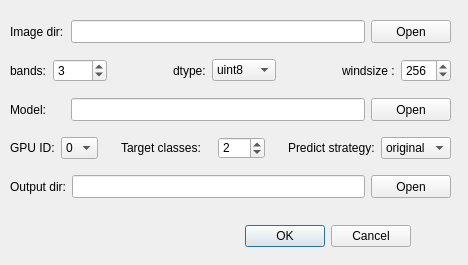
<?xml version="1.0" encoding="UTF-8"?>
<ui version="4.0">
 <class>Dialog_predict_multiclass_batch</class>
 <widget class="QDialog" name="Dialog_predict_multiclass_batch">
  <property name="geometry">
   <rect>
    <x>0</x>
    <y>0</y>
    <width>468</width>
    <height>265</height>
   </rect>
  </property>
  <property name="windowTitle">
   <string>Batch classify mulitclass</string>
  </property>
  <widget class="QDialogButtonBox" name="buttonBox">
   <property name="geometry">
    <rect>
     <x>180</x>
     <y>220</y>
     <width>231</width>
     <height>32</height>
    </rect>
   </property>
   <property name="orientation">
    <enum>Qt::Horizontal</enum>
   </property>
   <property name="standardButtons">
    <set>QDialogButtonBox::Cancel|QDialogButtonBox::Ok</set>
   </property>
  </widget>
  <widget class="QWidget" name="layoutWidget">
   <property name="geometry">
    <rect>
     <x>10</x>
     <y>10</y>
     <width>441</width>
     <height>201</height>
    </rect>
   </property>
   <layout class="QVBoxLayout" name="verticalLayout">
    <item>
     <layout class="QHBoxLayout" name="horizontalLayout_8">
      <item>
       <widget class="QLabel" name="label_6">
        <property name="minimumSize">
         <size>
          <width>55</width>
          <height>23</height>
         </size>
        </property>
        <property name="text">
         <string>Image dir:</string>
        </property>
       </widget>
      </item>
      <item>
       <widget class="QLineEdit" name="lineEdit_images_dir">
        <property name="minimumSize">
         <size>
          <width>201</width>
          <height>23</height>
         </size>
        </property>
       </widget>
      </item>
      <item>
       <widget class="QPushButton" name="pushButton_image">
        <property name="minimumSize">
         <size>
          <width>0</width>
          <height>23</height>
         </size>
        </property>
        <property name="text">
         <string>Open</string>
        </property>
       </widget>
      </item>
     </layout>
    </item>
    <item>
     <layout class="QHBoxLayout" name="horizontalLayout_4">
      <item>
       <widget class="QLabel" name="label_8">
        <property name="text">
         <string>bands:</string>
        </property>
       </widget>
      </item>
      <item>
       <widget class="QSpinBox" name="spinBox_bands">
        <property name="sizePolicy">
         <sizepolicy hsizetype="Preferred" vsizetype="Preferred">
          <horstretch>0</horstretch>
          <verstretch>0</verstretch>
         </sizepolicy>
        </property>
        <property name="minimumSize">
         <size>
          <width>47</width>
          <height>22</height>
         </size>
        </property>
        <property name="minimum">
         <number>1</number>
        </property>
        <property name="maximum">
         <number>1000</number>
        </property>
        <property name="value">
         <number>3</number>
        </property>
       </widget>
      </item>
      <item>
       <spacer name="horizontalSpacer_3">
        <property name="orientation">
         <enum>Qt::Horizontal</enum>
        </property>
        <property name="sizeHint" stdset="0">
         <size>
          <width>40</width>
          <height>20</height>
         </size>
        </property>
       </spacer>
      </item>
      <item>
       <widget class="QLabel" name="label_9">
        <property name="text">
         <string>dtype:</string>
        </property>
       </widget>
      </item>
      <item>
       <widget class="QComboBox" name="comboBox_dtype">
        <item>
         <property name="text">
          <string>uint8</string>
         </property>
        </item>
        <item>
         <property name="text">
          <string>uint10</string>
         </property>
        </item>
        <item>
         <property name="text">
          <string>uint16</string>
         </property>
        </item>
        <item>
         <property name="text">
          <string>float</string>
         </property>
        </item>
       </widget>
      </item>
      <item>
       <spacer name="horizontalSpacer_4">
        <property name="orientation">
         <enum>Qt::Horizontal</enum>
        </property>
        <property name="sizeHint" stdset="0">
         <size>
          <width>40</width>
          <height>20</height>
         </size>
        </property>
       </spacer>
      </item>
      <item>
       <widget class="QLabel" name="label_3">
        <property name="minimumSize">
         <size>
          <width>33</width>
          <height>0</height>
         </size>
        </property>
        <property name="text">
         <string>windsize :</string>
        </property>
       </widget>
      </item>
      <item>
       <widget class="QSpinBox" name="spinBox_windsize">
        <property name="sizePolicy">
         <sizepolicy hsizetype="Preferred" vsizetype="Preferred">
          <horstretch>0</horstretch>
          <verstretch>23</verstretch>
         </sizepolicy>
        </property>
        <property name="minimumSize">
         <size>
          <width>50</width>
          <height>0</height>
         </size>
        </property>
        <property name="maximumSize">
         <size>
          <width>50</width>
          <height>23</height>
         </size>
        </property>
        <property name="maximum">
         <number>1000</number>
        </property>
        <property name="singleStep">
         <number>2</number>
        </property>
        <property name="value">
         <number>256</number>
        </property>
       </widget>
      </item>
     </layout>
    </item>
    <item>
     <layout class="QHBoxLayout" name="horizontalLayout_7">
      <item>
       <widget class="QLabel" name="label_5">
        <property name="minimumSize">
         <size>
          <width>55</width>
          <height>23</height>
         </size>
        </property>
        <property name="text">
         <string>Model:</string>
        </property>
       </widget>
      </item>
      <item>
       <widget class="QLineEdit" name="lineEdit_model">
        <property name="minimumSize">
         <size>
          <width>201</width>
          <height>23</height>
         </size>
        </property>
       </widget>
      </item>
      <item>
       <widget class="QPushButton" name="pushButton_model">
        <property name="minimumSize">
         <size>
          <width>0</width>
          <height>23</height>
         </size>
        </property>
        <property name="text">
         <string>Open</string>
        </property>
       </widget>
      </item>
     </layout>
    </item>
    <item>
     <layout class="QHBoxLayout" name="horizontalLayout_2">
      <item>
       <widget class="QLabel" name="label_12">
        <property name="text">
         <string>GPU ID:</string>
        </property>
       </widget>
      </item>
      <item>
       <widget class="QComboBox" name="comboBox_gupid">
        <property name="minimumSize">
         <size>
          <width>0</width>
          <height>22</height>
         </size>
        </property>
        <item>
         <property name="text">
          <string>0</string>
         </property>
        </item>
        <item>
         <property name="text">
          <string>1</string>
         </property>
        </item>
        <item>
         <property name="text">
          <string>2</string>
         </property>
        </item>
        <item>
         <property name="text">
          <string>3</string>
         </property>
        </item>
        <item>
         <property name="text">
          <string>4</string>
         </property>
        </item>
        <item>
         <property name="text">
          <string>5</string>
         </property>
        </item>
       </widget>
      </item>
      <item>
       <spacer name="horizontalSpacer_7">
        <property name="orientation">
         <enum>Qt::Horizontal</enum>
        </property>
        <property name="sizeHint" stdset="0">
         <size>
          <width>13</width>
          <height>20</height>
         </size>
        </property>
       </spacer>
      </item>
      <item>
       <widget class="QLabel" name="label">
        <property name="minimumSize">
         <size>
          <width>91</width>
          <height>0</height>
         </size>
        </property>
        <property name="text">
         <string>Target classes:</string>
        </property>
       </widget>
      </item>
      <item>
       <widget class="QSpinBox" name="spinBox_classes">
        <property name="sizePolicy">
         <sizepolicy hsizetype="Preferred" vsizetype="Preferred">
          <horstretch>0</horstretch>
          <verstretch>0</verstretch>
         </sizepolicy>
        </property>
        <property name="minimumSize">
         <size>
          <width>47</width>
          <height>22</height>
         </size>
        </property>
        <property name="minimum">
         <number>1</number>
        </property>
        <property name="maximum">
         <number>100</number>
        </property>
        <property name="singleStep">
         <number>1</number>
        </property>
        <property name="value">
         <number>2</number>
        </property>
       </widget>
      </item>
      <item>
       <spacer name="horizontalSpacer_8">
        <property name="orientation">
         <enum>Qt::Horizontal</enum>
        </property>
        <property name="sizeHint" stdset="0">
         <size>
          <width>13</width>
          <height>20</height>
         </size>
        </property>
       </spacer>
      </item>
      <item>
       <widget class="QLabel" name="label_13">
        <property name="text">
         <string>Predict strategy:</string>
        </property>
       </widget>
      </item>
      <item>
       <widget class="QComboBox" name="comboBox_strategy">
        <property name="minimumSize">
         <size>
          <width>0</width>
          <height>22</height>
         </size>
        </property>
        <item>
         <property name="text">
          <string>original</string>
         </property>
        </item>
        <item>
         <property name="text">
          <string>smooth</string>
         </property>
        </item>
       </widget>
      </item>
     </layout>
    </item>
    <item>
     <layout class="QHBoxLayout" name="horizontalLayout_9">
      <item>
       <widget class="QLabel" name="label_7">
        <property name="minimumSize">
         <size>
          <width>55</width>
          <height>23</height>
         </size>
        </property>
        <property name="text">
         <string>Output dir:</string>
        </property>
       </widget>
      </item>
      <item>
       <widget class="QLineEdit" name="lineEdit_mask_dir">
        <property name="minimumSize">
         <size>
          <width>201</width>
          <height>23</height>
         </size>
        </property>
       </widget>
      </item>
      <item>
       <widget class="QPushButton" name="pushButton_mask">
        <property name="minimumSize">
         <size>
          <width>0</width>
          <height>23</height>
         </size>
        </property>
        <property name="text">
         <string>Open</string>
        </property>
       </widget>
      </item>
     </layout>
    </item>
   </layout>
  </widget>
 </widget>
 <resources/>
 <connections>
  <connection>
   <sender>pushButton_image</sender>
   <signal>clicked()</signal>
   <receiver>Dialog_predict_multiclass_batch</receiver>
   <slot>slot_select_img_dir()</slot>
   <hints>
    <hint type="sourcelabel">
     <x>411</x>
     <y>26</y>
    </hint>
    <hint type="destinationlabel">
     <x>461</x>
     <y>49</y>
    </hint>
   </hints>
  </connection>
  <connection>
   <sender>pushButton_model</sender>
   <signal>clicked()</signal>
   <receiver>Dialog_predict_multiclass_batch</receiver>
   <slot>slot_select_model_file()</slot>
   <hints>
    <hint type="sourcelabel">
     <x>426</x>
     <y>89</y>
    </hint>
    <hint type="destinationlabel">
     <x>465</x>
     <y>117</y>
    </hint>
   </hints>
  </connection>
  <connection>
   <sender>pushButton_mask</sender>
   <signal>clicked()</signal>
   <receiver>Dialog_predict_multiclass_batch</receiver>
   <slot>slot_save_mask_dir()</slot>
   <hints>
    <hint type="sourcelabel">
     <x>405</x>
     <y>175</y>
    </hint>
    <hint type="destinationlabel">
     <x>418</x>
     <y>203</y>
    </hint>
   </hints>
  </connection>
  <connection>
   <sender>buttonBox</sender>
   <signal>accepted()</signal>
   <receiver>Dialog_predict_multiclass_batch</receiver>
   <slot>slot_ok()</slot>
   <hints>
    <hint type="sourcelabel">
     <x>254</x>
     <y>240</y>
    </hint>
    <hint type="destinationlabel">
     <x>380</x>
     <y>258</y>
    </hint>
   </hints>
  </connection>
  <connection>
   <sender>buttonBox</sender>
   <signal>rejected()</signal>
   <receiver>Dialog_predict_multiclass_batch</receiver>
   <slot>reject()</slot>
   <hints>
    <hint type="sourcelabel">
     <x>185</x>
     <y>247</y>
    </hint>
    <hint type="destinationlabel">
     <x>211</x>
     <y>274</y>
    </hint>
   </hints>
  </connection>
 </connections>
 <slots>
  <slot>slot_select_img_dir()</slot>
  <slot>slot_select_model_file()</slot>
  <slot>slot_save_mask_dir()</slot>
  <slot>slot_ok()</slot>
 </slots>
</ui>
